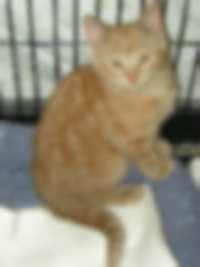
#> input picture DIP_Assignment2/blur1.jpg, 200 x 267 px, found by its file name
$ python Q3_Asgnmnt-2.py
#> lines starting #> are read from the running program, lines starting #| are printed output that depends on the picture; long printed decimals are rounded
'''
#Name- Zahir Khan (112202010)
#DIP Assignment2, Question-3
'''
#Import necessary libraries
import cv2
import matplotlib.pyplot as plt
import os
import numpy as np
from scipy.signal import convolve2d as conv2


#Reading two Images
Im1=cv2.imread("blur1.JPG")
#> Im1 is the input picture: shape (267, 200, 3); mean B, G, R 124.5, 145.2, 152.5
Im2=cv2.imread("blur2.JPG")
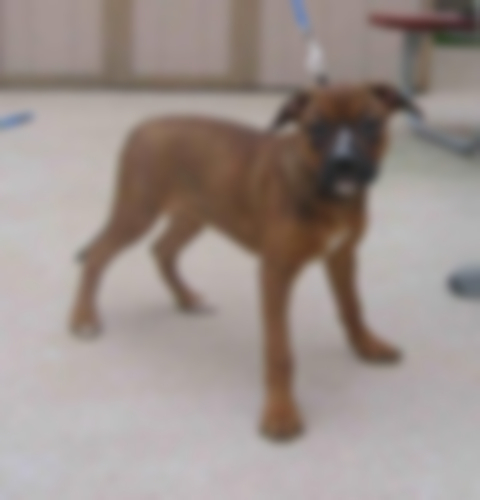
#> input picture DIP_Assignment2/blur2.jpg, 480 x 500 px, found by its file name
#> Im2 is the input picture: shape (500, 480, 3); mean B, G, R 140.1, 144.8, 156.2

# Checking dimension of the images for grayscale conversion
if(Im1.ndim==3): #checking color image or not
    Im1= cv2.cvtColor(Im1, cv2.COLOR_BGR2GRAY) #grayscale conversion
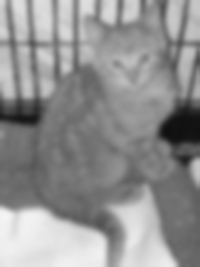
#> Im1: shape (267, 200); min 15, max 245, mean 145
if(Im2.ndim==3):
    Im2= cv2.cvtColor(Im2, cv2.COLOR_BGR2GRAY)
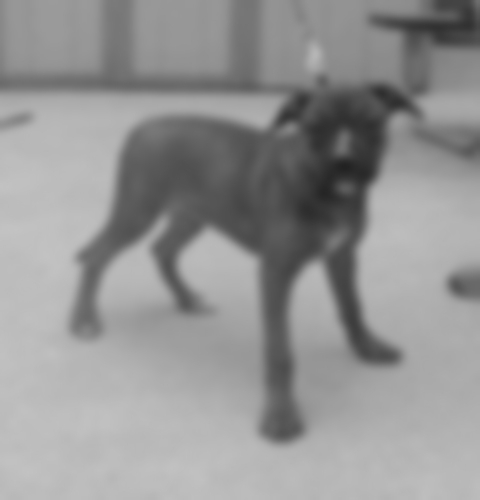
#> Im2: shape (500, 480); min 33, max 195, mean 147.7

#Resizing the image
Im1 = cv2.resize(Im1,(256,256))
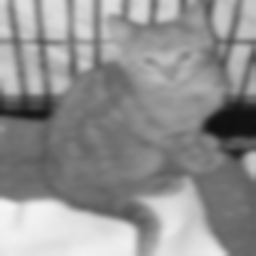
#> Im1: shape (256, 256); min 15, max 245, mean 144.9
Im2 = cv2.resize(Im2,(256,256))
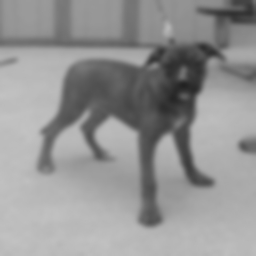
#> Im2: shape (256, 256); min 34, max 195, mean 147.6

#Taking 2D Fourier Transform of Images
F1=np.fft.fftshift(np.fft.fft2(Im1))
F2=np.fft.fftshift(np.fft.fft2(Im2))

#Taking means of original image's DFT magnitude
mean_total1 = np.mean(np.abs(F1))
#> mean_total1 = 1405.9
mean_total2 = np.mean(np.abs(F2))
#> mean_total2 = 1115.1

#creating 60x60 Zero square center in the Frequency domain of images (DFT images)
size=30
F1[128 - size:128 + size, 128 - size:128 + size] = 0
F2[128 - size:128 + size, 128 - size:128 + size] = 0

#Taking means of high frequency DFT image's magnitude
mean_high1 = np.sum(np.abs(F1))/(256*256-60*60)
#> mean_high1 = 414
mean_high2 = np.sum(np.abs(F2))/(256*256-60*60)
#> mean_high2 = 235.2

#Result
m1=(1-(mean_high1/mean_total1))*100 #blur percentage values
#> m1 = 70.55
m2=(1-(mean_high2/mean_total2))*100
#> m2 = 78.91

print("Blur percentage of image1=",m1,'%')
#| Blur percentage of image1= 70.553 %
print("Blur percentage of image2=",m2,'%')
#| Blur percentage of image2= 78.906 %

#Diplaying results and saving the images in local directory
epsilon = 1e-10  # Small constant to avoid taking the logarithm of zero
Mag1=np.log(abs(F1) + epsilon)
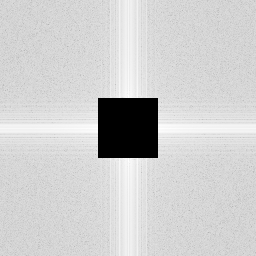
#> Mag1: shape (256, 256) float64; min -23.03, max 9.65, mean 3.43; drawn with min black and max white
Mag2=np.log(abs(F2) + epsilon)
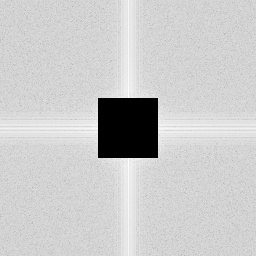
#> Mag2: shape (256, 256) float64; min -23.03, max 9.96, mean 3.15; drawn with min black and max white
plt.imshow(Mag1,cmap='gray')
plt.title('Low frequency removed (central zero square) DFT of first image')
plt.show()
plt.imshow(Mag2,cmap='gray')
plt.title('Low frequency removed (central zero square) DFT of second image')
plt.show()
# Normalizing the log magnitude values to the range [0, 255], without doing this image will be saved black in directory
Mag1_normalized = ((Mag1 - Mag1.min()) / (Mag1.max() - Mag1.min()) * 255).astype(np.uint8)
Mag2_normalized = ((Mag2 - Mag2.min()) / (Mag2.max() - Mag2.min()) * 255).astype(np.uint8)
cv2.imwrite(r"C:\Users\ZAHIR\OneDrive\Desktop\DIP\Assignment2\Results\Q3 DFT of Blur1.JPG", Mag1_normalized)
cv2.imwrite(r"C:\Users\ZAHIR\OneDrive\Desktop\DIP\Assignment2\Results\Q3 DFT of Blur2.JPG", Mag2_normalized)
